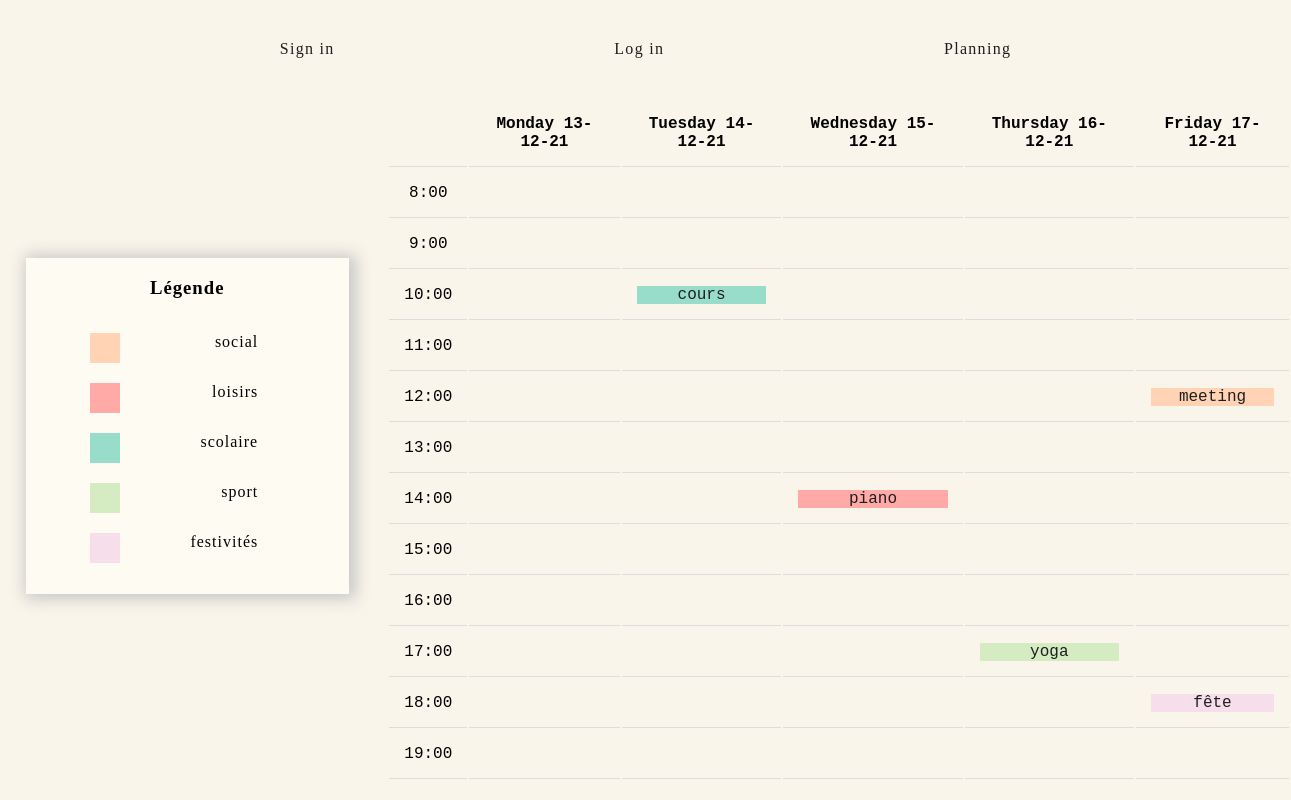
The app's page /planning.php with its own data.
### tables this page shows
CREATE TABLE `reservations` (
  `id` int(11) NOT NULL,
  `titre` varchar(255) NOT NULL,
  `description` text NOT NULL,
  `debut` datetime NOT NULL,
  `fin` datetime NOT NULL,
  `id_utilisateur` int(11) NOT NULL,
  `type_activité` varchar(255) NOT NULL
);

### planning.php (the view, shortened to what this page needs)
 <?php
$login = $_SESSION['login'];
$connect = mysqli_connect('localhost', 'root', '', 'reservationsalles');
mysqli_set_charset($connect,"utf8");
$queryPlanning = mysqli_query($connect, "SELECT utilisateurs.login, reservations.titre, reservations.debut, reservations.fin, reservations.type_activité, reservations.id  FROM `utilisateurs` INNER JOIN reservations ON id_utilisateur=utilisateurs.id");
$fetchPlanning = mysqli_fetch_all($queryPlanning, MYSQLI_ASSOC);
            $monday = date('l d-m-y', strtotime('monday this week'));
            $tuesday = date('l d-m-y', strtotime('tuesday this week'));
            $wednesday = date('l d-m-y', strtotime('wednesday this week'));
            $thursday = date('l d-m-y', strtotime('thursday this week'));
            $friday = date('l d-m-y', strtotime('friday this week'));
            $week=array($monday,$tuesday,$wednesday,$thursday, $friday);
            $eight = "8:00";
            $nine = "9:00";
            $ten = "10:00";
            $eleven = "11:00";
            $twelve = "12:00";
            $thirteen = "13:00";
            $fourteen = "14:00";
            $fifteen = "15:00";
            $sixteen = "16:00";
            $seventeen = "17:00";
            $eighteen = "18:00";
            $nineteen = "19:00";
        $horaire=array($eight,$nine,$ten,$eleven,$twelve,$thirteen,$fourteen,$fifteen,$sixteen,$seventeen,$eighteen,$nineteen);
?>
<!DOCTYPE html>
<html lang="en">
<head>
    <link href="style.css" rel="stylesheet">
</head>
<body>
    <header>
        <?php
        if(!isset($login)){ ?>
        <section class="navbar">
            <a href="inscription.php"><p>Sign in</p></a>
            <a href="connexion.php"><p>Log in</p></a>
            <a href="planning.php"><p>Planning</p></a>
        </section>
        <?php
        }
        ?>
    </header>
    <main>
     <article id="general">
        <section id="legende">
                <h3>Légende</h3>
            <div id="carrés">
                <span class="leg"><div id="soc"></div><p class="key">social</p></span>
                <span class="leg"><div id="loi"></div><p class="key">loisirs</p></span>
                <span class="leg"><div id="sco"></div><p class="key">scolaire</p></span>
                <span class="leg"><div id="spo"></div><p class="key">sport</p></span>
                <span class="leg"><div id="fes"></div><p class="key">festivités</p></span>
            </div>
        </section>
        <section id="tableau">
            <table>
                <thead>
                    <th></th>
                    <?php foreach ($week as $jour){
                        echo "<th>".$jour."</th>";
                    }
                 ?>
                </thead>
                <tbody>
                    <?php
                        for ($i=0; isset($horaire[$i])==true; $i++){
                            echo "<tr>";
                            echo "<td>".$horaire[$i]."</td>";
                         for ($j=0; isset($week[$j])==true; $j++){
                             echo "<td>";
                            foreach ($fetchPlanning as $value){
                            $debut = $value['debut'];
                            $time = strtotime($debut);
                            $jourDebut = date("l d-m-y",$time);
                            $heureDebut = date("H:00",$time);
                            if(($jourDebut == $week[$j]) && ($heureDebut == $horaire[$i])) {
                                echo '<div class = "'.$value['type_activité'].'"><a href=./reservation.php?val='.$value['id'].'><span id="font">'. $value['titre'] . '</span><span class="tooltiptext">'.$value['login'].'</span>'.'</a></div>';?>
                                        </style><?php ;
                                    }
                                }
                            }
                         }
                      ?>
                </tbody>
            </table>
        </section>
     </article>
    </main>
</body>
</html>

### style.css (style rules this page uses)
body { margin : 0; padding : 0; background-color: #faf5ea; font-family: 'Courier New', Courier, monospace; }
a { outline: none; text-decoration: none; color: rgb(31, 30, 30); }
.navbar { display: flex; flex-direction: row; justify-content: space-evenly; }
.navbar a { margin-top: 3vh; font-family: GothicMedium; letter-spacing: 0.1vw; }
#general { display: flex; flex-direction: row; justify-content: space-between; margin-top: 3vh; }
th { text-align: center; padding: 15px; border-bottom: 1px solid #ddd; }
td { text-align: center; padding: 15px; border-bottom: 1px solid #ddd; }
table { height: 85vh; width: 70vw; }
#legende { background-color: #FEFBF3; width: 25vw; height: 42vh; text-align: center; margin-left: 2vw; box-shadow: 3px 1px 15px 4px rgb(199, 199, 199); margin-top: 20vh; }
h3 { font-family: GothicMedium; letter-spacing: 1px; }
#carrés { display: flex; flex-direction: column; margin-top: 2vh; margin-left: 5vw; }
.leg { display: flex; flex-direction: row; justify-content: space-between; }
.key { margin-right: 7vw; font-family: GothicLight; letter-spacing: 1px; }
#soc { height: 30px; width: 30px; background-color: #FFD3B4; margin-top: 2vh; }
#loi { height: 30px; width: 30px; background-color: #FFAAA7; margin-top: 2vh; }
#sco { height: 30px; width: 30px; background-color: #98DDCA; margin-top: 2vh; }
#spo { height: 30px; width: 30px; background-color: #D5ECC2; margin-top: 2vh; }
#fes { height: 30px; width: 30px; background-color: #F6DFEB; margin-top: 2vh; }
h3 { text-align: center; font-family: GothicLight; }

### planning.php (style rules this page uses)
#font { font-family: 'Courier New', Courier, monospace; }
.scolaire { background-color: #98DDCA; }
.social { background-color: #FFD3B4; }
.loisirs { background-color: #FFAAA7; }
.sport { background-color: #D5ECC2; }
.festivite { background-color: #F6DFEB; }

### records on screen
reservations: titre "cours"
reservations: titre "meeting"
reservations: titre "piano"
reservations: titre "yoga"
reservations: titre "fête"

### other values on screen
$jour "Monday 13-12-21"
$jour "Tuesday 14-12-21"
$jour "Wednesday 15-12-21"
$jour "Thursday 16-12-21"
$jour "Friday 17-12-21"
$horaire[$i] "8:00"
$horaire[$i] "9:00"
$horaire[$i] "10:00"
$horaire[$i] "11:00"
$horaire[$i] "12:00"
$horaire[$i] "13:00"
$horaire[$i] "14:00"
$horaire[$i] "15:00"
$horaire[$i] "16:00"
$horaire[$i] "17:00"
